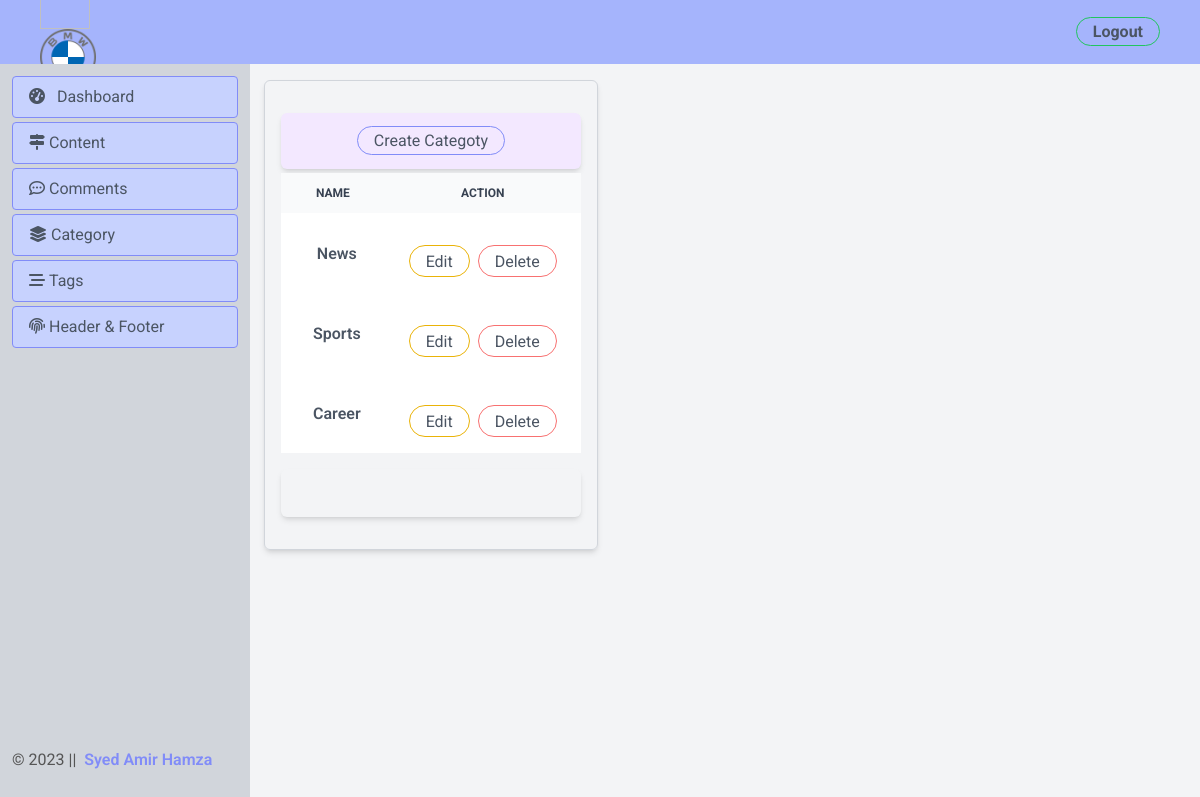
/backend/categories.php (signed in), run on the app's committed database.
### tables this page shows
CREATE TABLE `header_footer` (
  `id` int(11) NOT NULL,
  `name` varchar(255) NOT NULL,
  `logo_path` varchar(255) NOT NULL
);

CREATE TABLE `categories` (
  `id` int(11) NOT NULL,
  `name` varchar(50) NOT NULL
);

### backend/categories.php (the view, shortened to what this page needs)
<?php include 'layout/header.php'; ?>
<?php
include 'db_connection.php';
?>
<div class="flex flex-col">
  <div class="">
    <?php include 'layout/nav.php'; ?>
  </div>
  <div class="flex">
    <div class="">
      <?php include 'layout/sidebar.php'; ?>
    </div>
  <main class=" p-2 ml-64 mt-16">
    <div class="p-4 rounded-md shadow-md border border-gray-300 justify-between mt-2 ">
      <body class="bg-gray-100">
        <div class="max-w-md mx-auto bg-purple-100 p-4 rounded-md shadow-md mb-1 text-center mt-4">
          <a href="create_category.php"
            class="border border-indigo-400 rounded-3xl text-gray-600 px-4 py-1 hover:bg-indigo-400 transition hover:text-gray-100">
            Create Categoty</a>
        </div>
        <div class="w-full">
          <?php
          $sql = "SELECT * FROM categories";
          $result = $conn->query($sql);
          if ($result->num_rows > 0): ?>
              <table class="w-full  text-center rtl:text-right text-gray-500 ">
                <thead class="text-xs text-gray-700 uppercase bg-gray-50 dark:bg-gray-700 ">
                  <tr>
                    <th scope="col" class="px-6 py-3">
                      Name
                    </th>
                    <th scope="col" class="px-6 py-3">
                      Action
                    </th>
                  </tr>
                </thead>
                <?php while ($row = $result->fetch_assoc()): ?>
                  <tbody>
                    <tr class="bg-white dark:bg-gray-800 hover:bg-gray-50 dark:hover:bg-gray-600">
                      <th scope="row" class="px-6 py-4 font-medium text-gray-900 whitespace-nowrap dark:text-white">
                        <span class="ml-2 mb-2 font-semibold  text-gray-600">
                          <?php echo $row["name"]; ?>
                        </span>
                      </th>
                      <td class="px-6 py-4 text-right">
                  <div class="flex gap-2 mt-4">
                    <a href="edit_category.php?id=<?php echo $row['id']; ?>"
                                class=" h-8 border border-yellow-500 rounded-3xl text-gray-600 px-4 py-[6px] hover:bg-yellow-500 transition hover:text-gray-100">Edit
                                </a>
                            <button onclick="deleteCategoryJs(<?php echo $row['id']; ?>)"
                                class=" h-8 border border-red-400 rounded-3xl text-gray-600 px-4 hover:bg-red-400 transition hover:text-gray-100">Delete
                                </button>
                    </div>
                      </td>
                    </tr>
                  </tbody>
                <?php endwhile; ?>
              <?php else: ?>
                <p>No data found</p>
              <?php endif; ?>
            </table>
              <div class=" mx-auto bg-gray-100 p-4 rounded-md shadow-md mb-4 mt-4">
            </div>
    </div>
    </main>
    </body>
  </div>
</div>
</body>
</html>

### backend/layout/nav.php
<?php
include '../db_connection.php';
$sql = "SELECT * FROM header_footer LIMIT 1";
$result = $conn->query($sql);
if ($result->num_rows > 0) {
    $row = $result->fetch_assoc();
    ?>
    <div class="bg-indigo-300 h-16 flex justify-between items-center fixed w-full top-0 ">
<div class="w-full flex items-center justify-between">
<div class=" ml-10">
        <img src="<?php  ?>" alt="" width="50">
        <a href="dashboard.php">
        <?php echo '<img class="w-14 h-14" src="' . $row['logo_path'] . '" alt="Logo">'; ?>
        </a>
    </div>
    <div class="text-right font-bold mr-10 "><a class="border border-green-500 rounded-3xl text-gray-600 px-4 py-1 hover:bg-green-500 transition hover:text-gray-100"
      href="../logout.php">Logout</a>
    </div>
</div>
  </div>
    <?php
} else {
}
?>

### backend/layout/footer_part_backend.php (shortened to what this page needs)
    <?php
include 'db_connection.php';
$sql = "SELECT * FROM header_footer LIMIT 1";
$getLOgo = $conn->query($sql);
if ($getLOgo->num_rows > 0) {
    $row = $getLOgo->fetch_assoc();
}
?>
    <footer class=" h-10 mb-2">
    <div class="flex items-center h-full justify-center">
        <p> &copy;
          <span>
            <?php
              $currentYear = date('Y');
              echo $currentYear;
            ?> || &nbsp;
          </span>
          <span class=" font-semibold text-indigo-600">
            <?php
                echo '<h1 class="font-semibold text-indigo-400">' . $row['name'] . '</h1>';
            ?>
          </span>
        </p>
      </div>
    </footer>

### backend/layout/style.css (style rules this page uses)
* { box-sizing: border-box; margin: 0; padding: 0; }
body { min-height: 80vh; font-family: "Roboto", sans-serif; }

### data on the page
header_footer: logo_path (picture), name "Syed Amir Hamza"
categories: name "News"
categories: name "Sports"
categories: name "Career"
